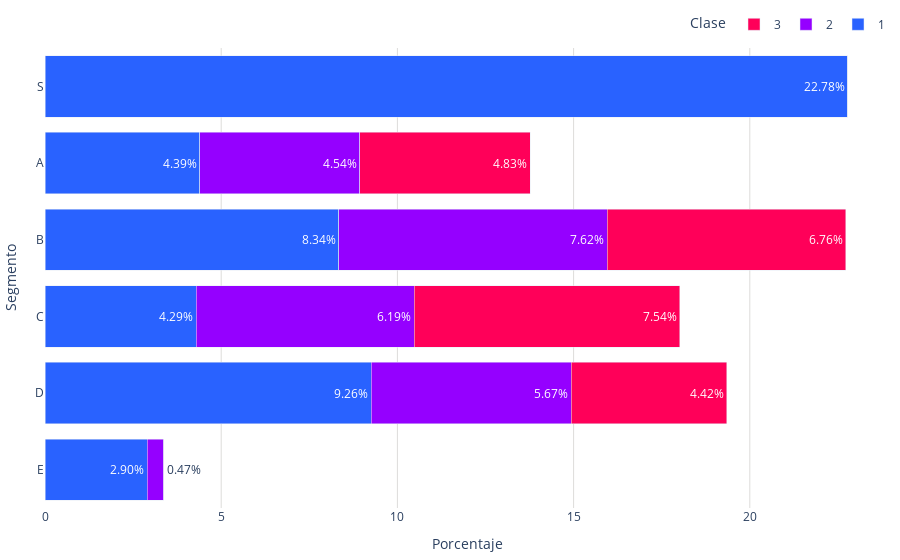

This figure's notebook cell:
### Markdown cell above
### *Gráfica*

### Code cell
# Mantener orden en barras
segmentos = list(porcentajes_clase_ordenado.index)
segmentos_sorted = ['E','D','C','B','A','S']  # Orden deseado
segmentos_sorted.extend([segmento for segmento in segmentos if segmento not in segmentos_sorted])  # Agregar los segmentos restantes
clases = porcentajes_clase_ordenado.columns # Clases como etiquetas de las series de datos
clases = ['1', '2', '3']  # Clases en el orden deseado
# Definir los colores por clase
colores = {
    '1': '#2962ff',
    '2': '#9500ff',
    '3': '#ff0059'
}
# Almacenar las barras de cada clase
barras = []
for clase in clases:
    barras.append(go.Bar(
        y=segmentos_sorted,  # Eje y: Segmentos
        x=porcentajes_clase_ordenado.loc[segmentos_sorted, clase],  # Eje x: Porcentajes de clase
        name=f'{clase}',  # Nombre de la serie de datos
        orientation='h',  # Orientación horizontal
        text=porcentajes_clase_ordenado.loc[segmentos_sorted, clase].apply(lambda x: f'{x:.2f}%'),  # Texto con los porcentajes
        textposition='auto',  # Posición automática del texto
        marker_color=colores[clase]   # Color de las barras
    ))
fig = go.Figure(data=barras)
fig.update_layout(
    #title='Distribución de segmentos',
    yaxis=dict(
        title='Segmento', # Título del eje y
        #gridcolor='#dddcda', # Color de las líneas que dividen los rangos del eje Y
        #gridwidth=1,
    ),
    legend_title="Clase",
        barmode='stack',
        legend=dict(
            orientation='h',  # Orientación horizontal de la leyenda
            yanchor='bottom',  # Anclar al borde inferior
            y=1.02,  # Colocar la leyenda justo debajo del gráfico
            xanchor='right',
            x=1
        ),
    plot_bgcolor='rgba(0,0,0,0)',  # Color de fondo del gráfico      
    xaxis=dict(
        title='Porcentaje', # Título del eje x
        gridcolor='#dddcda', # Color de las líneas que dividen los rangos del eje Y
        gridwidth=1,
    ),  
        margin=dict(l=10, r=10, t=10, b=10)  # Ajusta los márgenes (left, right, top, bottom)

)

# Exportar gráfica como archivo HTML
def guardar_grafico_como_html(fig, nombre_archivo, carpeta='graficas'):
    # Crear la carpeta si no existe
    if not os.path.exists(carpeta):
        os.makedirs(carpeta)
    # Gráfica como archivo HTML en la carpeta especificada
    pio.write_html(fig, f'{carpeta}/{nombre_archivo}.html')
guardar_grafico_como_html(fig, 'g_bar_distsegmentos_pachuca', carpeta='graficas')

fig.show()

### Figure 1 — Plotly figure (JSON) as saved in the notebook; plotly's stock layout.template omitted (floating-point values rounded to 4 significant figures)
{"data": [{"marker": {"color": "#2962ff"}, "name": "1", "orientation": "h", "text": ["2.90%", "9.26%", "4.29%", "8.34%", "4.39%", "22.78%"], "textposition": "auto", "type": "bar", "x": [2.897, 9.255, 4.289, 8.337, 4.39, 22.78], "y": ["E", "D", "C", "B", "A", "S"]}, {"marker": {"color": "#9500ff"}, "name": "2", "orientation": "h", "text": ["0.47%", "5.67%", "6.19%", "7.62%", "4.54%", "0.00%"], "textposition": "auto", "type": "bar", "x": [0.4744, 5.672, 6.187, 7.62, 4.542, 0], "y": ["E", "D", "C", "B", "A", "S"]}, {"marker": {"color": "#ff0059"}, "name": "3", "orientation": "h", "text": ["0.00%", "4.42%", "7.54%", "6.76%", "4.83%", "0.00%"], "textposition": "auto", "type": "bar", "x": [0, 4.421, 7.539, 6.762, 4.834, 0], "y": ["E", "D", "C", "B", "A", "S"]}], "layout": {"barmode": "stack", "legend": {"orientation": "h", "title": {"text": "Clase"}, "x": 1, "xanchor": "right", "y": 1.02, "yanchor": "bottom"}, "margin": {"b": 10, "l": 10, "r": 10, "t": 10}, "plot_bgcolor": "rgba(0,0,0,0)", "xaxis": {"gridcolor": "#dddcda", "gridwidth": 1, "title": {"text": "Porcentaje"}}, "yaxis": {"title": {"text": "Segmento"}}}}
